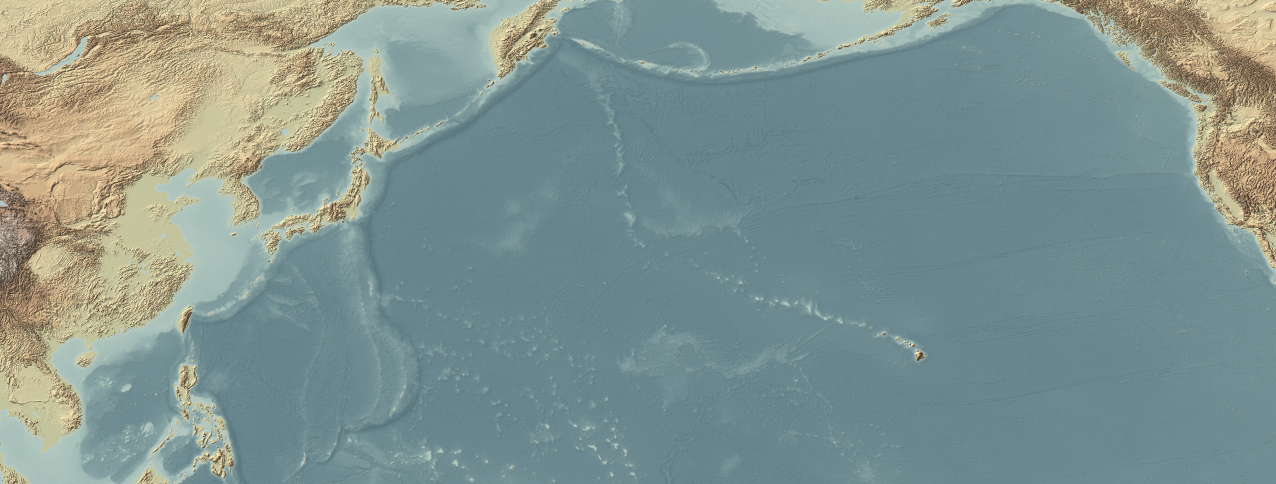
#> input picture assets/maps/kit/pacific_atlas.jpg, 6380 x 2420 px, found by its file name (shown at 1/5 size)
$ python gen_c6s03_assets.py
#> lines starting #> are read from the running program, lines starting #| are printed output that depends on the picture
"""c6s03 derived assets (run with .venv/bin/python). Re-run after dropping a real Fei Hua portrait at
_tmp/c6s03/raw/fei_hua_1971.jpg (or assets/c6/photos/fei_hua_*.jpg) to replace the fallback circle."""
import glob, os
from PIL import Image, ImageOps, ImageFilter
Image.MAX_IMAGE_PIXELS = None
D = 'assets/c6/derived/c6s03/'
# Pacific atlas card for C6S102: lon 112E..115W, lat 52..12N (pacific.json: x=(lon-100)*44, y=(60-lat)*44)
p = Image.open('assets/maps/kit/pacific_atlas.jpg').crop((528, 352, 6380, 2112))
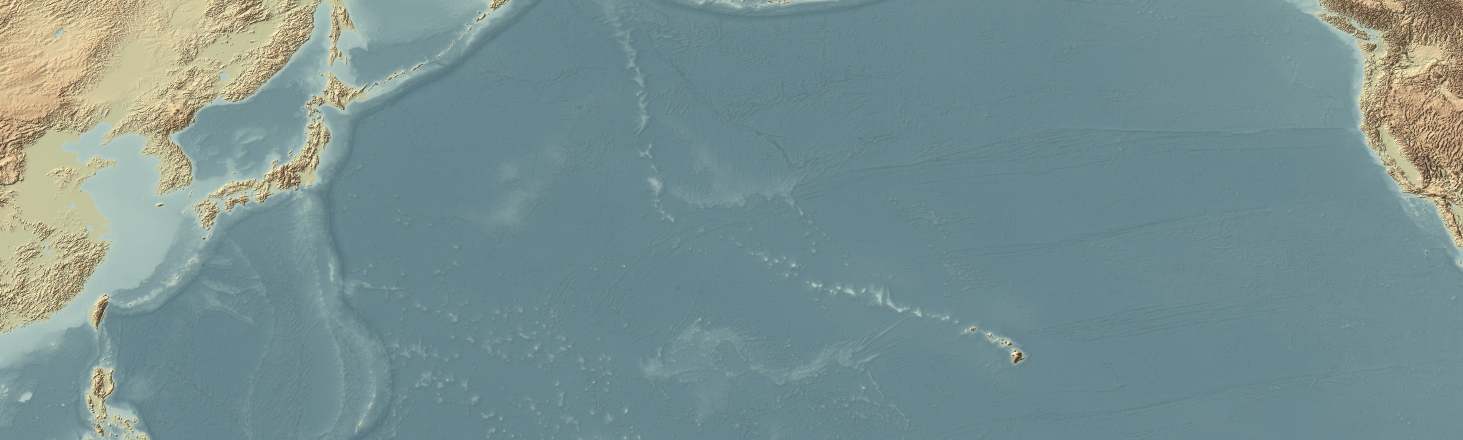
#> p: PIL image 5852x1760 RGB (shown at 1/4 size); mean R, G, B 120.5, 144.3, 145
p.resize((3440, round(3440 * 1760 / 5852)), Image.LANCZOS).save(D + 'pacific_atlas_card.jpg', quality=90)
# Fei Hua circle (C6S106/107): real portrait if present, else the neutral silhouette (documented fallback)
src = [f for f in glob.glob('assets/c6/photos/fei_hua_*.jpg') + ['_tmp/c6s03/raw/fei_hua_1971.jpg'] if os.path.exists(f)]
ok = None
for f in src:
    try: ok = Image.open(f).convert('RGB'); break
    except Exception: pass
if ok is not None:
    w, h = ok.size; s = min(w, h)
    c = ok.crop(((w - s) // 2, max(0, int(h * 0.08)), (w - s) // 2 + s, max(0, int(h * 0.08)) + s)).resize((520, 520), Image.LANCZOS)
    ImageOps.grayscale(c).convert('RGB').save(D + 'fei_hua_circle.jpg', quality=92); print('fei: real portrait from', f)
else:
    # typographic name reveal: his name in Chinese (as an image - our fonts have no CJK), ink on paper
    from PIL import ImageDraw, ImageFont
#> (the run stopped early here; a loop or call above may not have finished)
